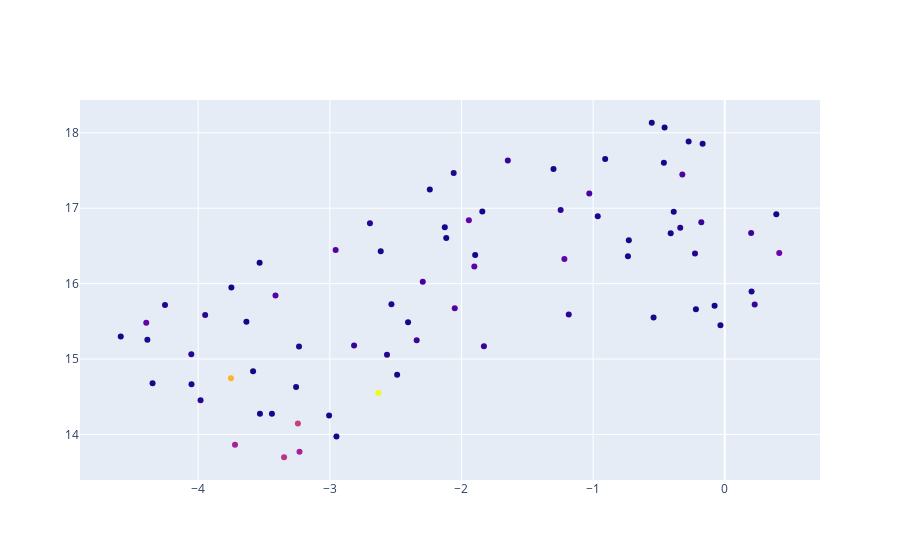

The code cell stored with this chart in its notebook:
### Code cell
fig = go.Figure(data=go.Scatter(x=Xr[:, 0],
                                y=Xr[:, 1],
                                mode='markers',
                                text=[f'{label}|{n_token}' for label, n_token in zip(aggr.label, aggr.n_texts)],
                                marker_color=aggr.n_tokens))


fig.show()

### Figure 1 — Plotly figure (JSON) as saved in the notebook; plotly's stock layout.template omitted (floating-point values rounded to 4 significant figures)
{"data": [{"marker": {"color": [2674369, 2233492, 1300900, 1016722, 1198594, 1015203, 462316, 545452, 447645, 542220, 562622, 619572, 514264, 343265, 366818, 396140, 426025, 283838, 231782, 304024, 282027, 304749, 284118, 264644, 214763, 191435, 209863, 261093, 146342, 169823, 186666, 169261, 129658, 173914, 179958, 113772, 133304, 158313, 127344, 127969, 97203, 124264, 99207, 103483, 113566, 104418, 135654, 104008, 135383, 96014, 185093, 155559, 85787, 114469, 78181, 81141, 89085, 94362, 101966, 84990, 69526, 94720, 82350, 107763, 83527, 74898, 93552, 64112, 85138, 82038, 119205, 107730, 93600, 70389, 59302, 86744]}, "mode": "markers", "text": ["Drama|370", "Comedy|195", "Comedy,Drama|139", "Drama,Romance|132", "Comedy,Drama,Romance|116", "Comedy,Romance|85", "Horror|77", "Drama,Thriller|74", "Horror,Thriller|69", "Action,Crime,Drama|67", "Adventure,Animation,Comedy|65", "Documentary|64", "Crime,Drama,Thriller|62", "Thriller|53", "Action,Crime,Thriller|49", "Action,Adventure,Sci-Fi|41", "Action,Comedy,Crime|41", "Action,Adventure,Drama|36", "Action|36", "Crime,Drama|35", "Crime,Drama,Mystery|30", "Biography,Drama,History|30", "Biography,Drama|30", "Action,Adventure,Comedy|28", "Action,Thriller|28", "Horror,Mystery,Thriller|28", "Comedy,Horror|27", "Comedy,Crime,Drama|26", "Action,Adventure,Fantasy|25", "Crime,Thriller|22", "Family|22", "Action,Adventure,Animation|22", "Action,Horror,Sci-Fi|20", "Biography,Drama,Romance|20", "Action,Comedy|19", "Action,Drama|19", "Drama,Mystery,Thriller|19", "Action,Drama,History|19", "Action,Drama,Thriller|18", "Action,Sci-Fi,Thriller|18", "Drama,Horror,Thriller|16", "Action,Biography,Drama|15", "Action,Comedy,Horror|15", "Horror,Sci-Fi,Thriller|15", "Adventure,Family,Fantasy|15", "Drama,Family|14", "Adventure,Comedy,Drama|14", "Drama,War|14", "Adventure,Comedy,Family|14", "Mystery,Thriller|14", "Comedy,Crime|14", "Biography,Comedy,Drama|14", "Drama,Romance,Thriller|12", "Comedy,Drama,Fantasy|12", "Drama,Horror,Mystery|12", "Drama,Fantasy,Horror|12", "Adventure,Animation,Family|12", "Crime,Mystery,Thriller|12", "Adventure,Family|12", "Horror,Mystery|12", "Action,Adventure|12", "Drama,History,War|12", "Action,Adventure,Crime|11", "Comedy,Family|11", "Crime|11", "Drama,History|11", "Drama,Mystery,Romance|11", "Action,Horror|11", "Drama,Mystery|11", "Action,Adventure,Thriller|11", "Adventure,Comedy|10", "Biography,Crime,Drama|10", "Comedy,Drama,Music|10", "Adventure,Drama,Family|10", "Horror,Sci-Fi|10", "Drama,Music|10"], "type": "scatter", "x": [-2.631, -3.751, -3.243, -3.23, -3.348, -3.72, -3.413, -1.944, -2.956, -1.218, -4.395, 0.4139, -1.903, -2.294, -1.029, -0.3223, -2.051, 0.2272, -1.185, -2.34, -1.648, 0.2003, -0.1781, -1.83, -1.247, -2.695, -3.947, -2.816, -0.03276, -2.532, -4.053, -4.252, -0.1683, -0.2261, -2.566, -0.541, -2.059, 0.2036, -0.9649, -0.2746, -3.44, -0.7354, -3.748, -0.5545, -2.489, -3.256, -3.234, -0.7288, -4.386, -1.896, -3.982, -0.3382, -2.95, -3.006, -2.241, -2.116, -4.588, -1.301, -3.634, -2.614, -0.2192, 0.3915, -0.9085, -4.347, -2.406, -0.07733, -1.842, -0.4572, -2.127, -0.4625, -4.051, -0.3878, -0.4107, -3.583, -3.533, -3.531], "y": [14.55, 14.74, 14.14, 13.77, 13.7, 13.86, 15.84, 16.84, 16.45, 16.33, 15.48, 16.41, 16.23, 16.02, 17.2, 17.45, 15.67, 15.72, 15.59, 15.25, 17.63, 16.67, 16.81, 15.17, 16.98, 16.8, 15.58, 15.18, 15.45, 15.73, 15.06, 15.72, 17.86, 16.4, 15.06, 15.55, 17.47, 15.9, 16.89, 17.89, 14.28, 16.36, 15.95, 18.13, 14.79, 14.63, 15.17, 16.57, 15.25, 16.38, 14.45, 16.74, 13.97, 14.25, 17.25, 16.61, 15.3, 17.52, 15.49, 16.43, 15.66, 16.92, 17.65, 14.68, 15.49, 15.71, 16.96, 18.07, 16.75, 17.6, 14.67, 16.95, 16.67, 14.84, 16.28, 14.27]}], "layout": {}}
